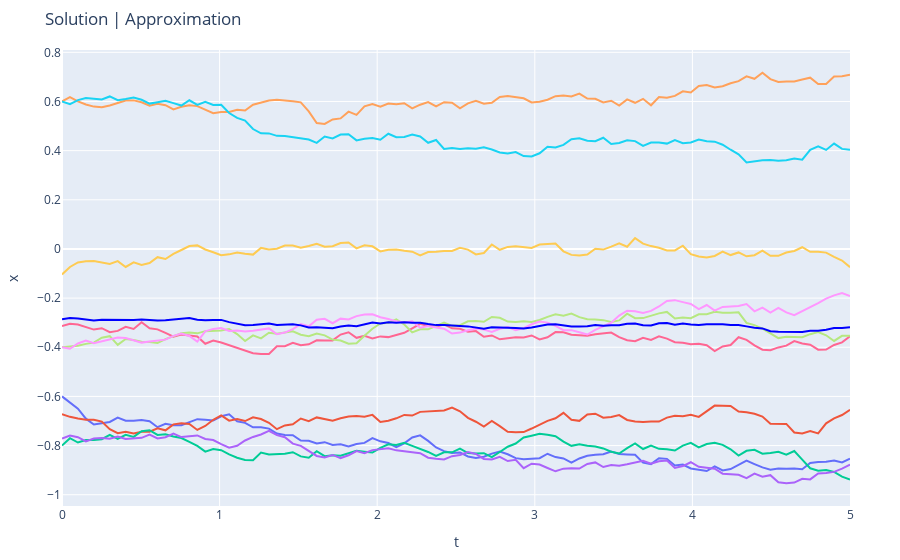

This figure's notebook cell:
### Code cell
fig = make_subplots(rows=1, cols=1)
ts = np.linspace(0, 5, 100)
for path in uc_xs:
    fig.add_trace(go.Scatter(x=ts, y=path, mode='lines', showlegend=False), row=1, col=1)
fig.add_trace(go.Scatter(x=ts, y=np.mean(uc_xs, axis=0), mode='lines', showlegend=False, line=dict(color="blue", width=2)), row=1, col=1)
fig.update_layout(title='Solution | Approximation',
                  xaxis_title="t",
                  yaxis_title="x", 
                  margin=dict(l=50, r=50, b=50, t=50))
fig.show()
